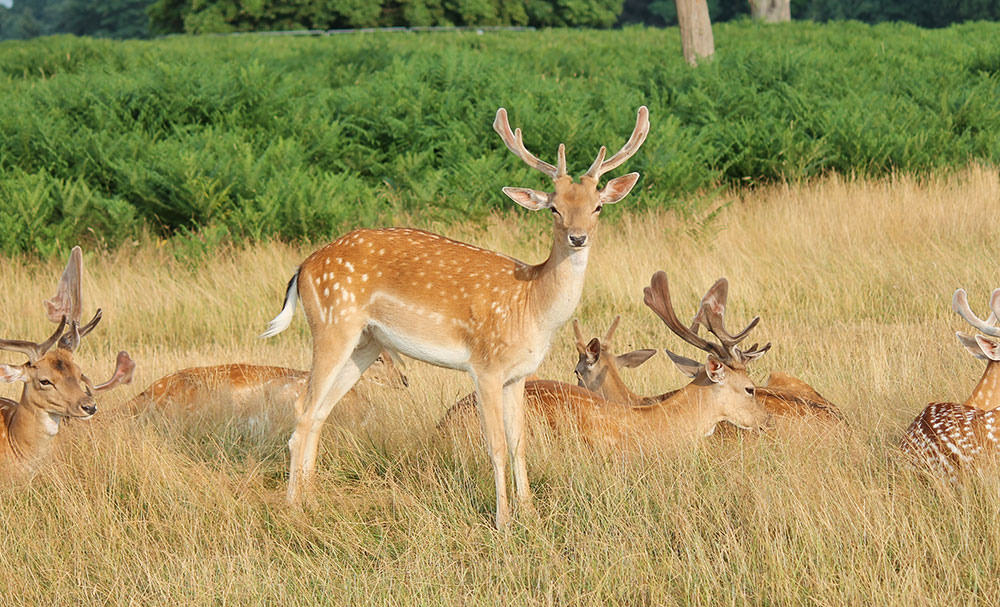
#> input picture Project3/sift/antelope_10001.jpg, 1000 x 607 px
$ python sift224_demo.py
#> lines starting #> are read from the running program, lines starting #| are printed output that depends on the picture
import time
import cv2
import matplotlib.pyplot as plt

# NOTICE: opencv version must be correct
# pip install opencv-python==3.4.2.16
# pip install opencv-contrib-python==3.4.2.16

imagename = "antelope_10001.jpg"

def test_descriptors(imagename):
#> called with imagename = 'antelope_10001.jpg'
    start = time.time()
    image = cv2.imread(imagename)
#> image is the input picture: shape (607, 1000, 3); mean B, G, R 90.1, 146.5, 158
    image = cv2.resize(image, (224, 224))
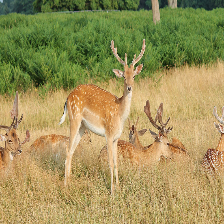
#> image: shape (224, 224, 3); mean B, G, R 90, 146.4, 157.9
    print(imagename)
    gray_image = cv2.cvtColor(image, cv2.COLOR_BGR2GRAY)
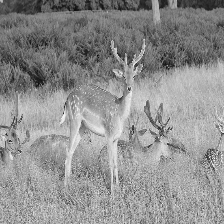
#> gray_image: shape (224, 224); min 7, max 248, mean 143.4
#> (the run stopped early here; a loop or call above may not have finished)
